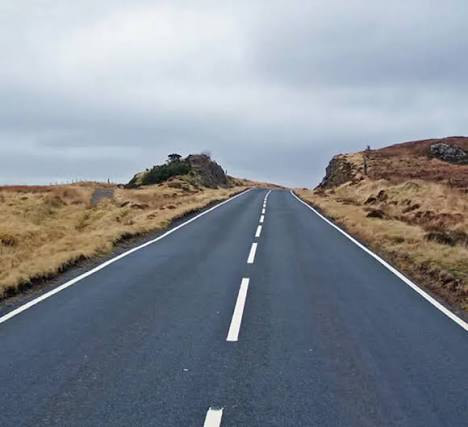
#> input picture images.jpeg, 468 x 427 px
$ jupyter execute opencv_practise.ipynb
#> lines starting #> are read from the running program, lines starting #| are printed output that depends on the picture; after the words box and inside, x2 and y2 are one past the last pixel; in counts of white or black regions, pixels touching at a corner belong together
[cell 1]
import cv2

image =cv2.imread('images.jpeg')
#> image is the input picture: shape (427, 468, 3); mean B, G, R 147.4, 138.5, 131.9

gray=cv2.cvtColor(image,cv2.COLOR_BGR2GRAY)
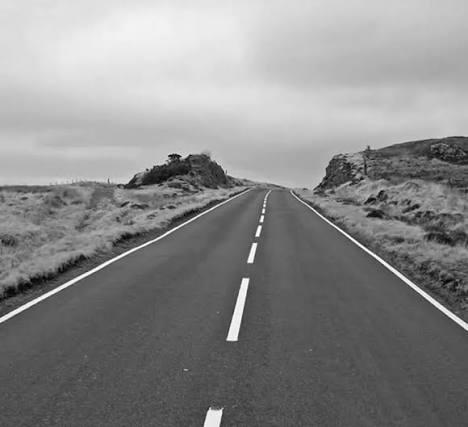
#> gray: shape (427, 468); min 1, max 255, mean 137.5

edges=cv2.Canny(gray,100,200)
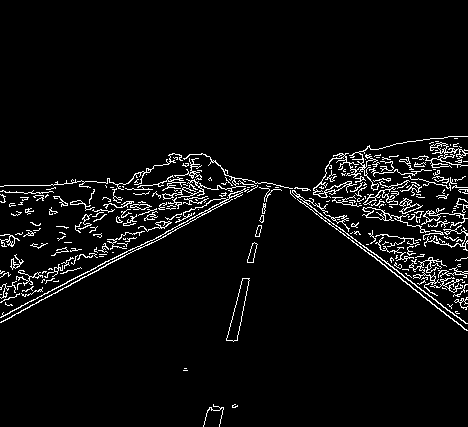
#> edges: shape (427, 468); 4.6% white in thin lines or dots, all inside (x1, y1, x2, y2) = (0, 136, 468, 427)
cv2.imwrite('edges.jpg',edges)
#> Out = True
